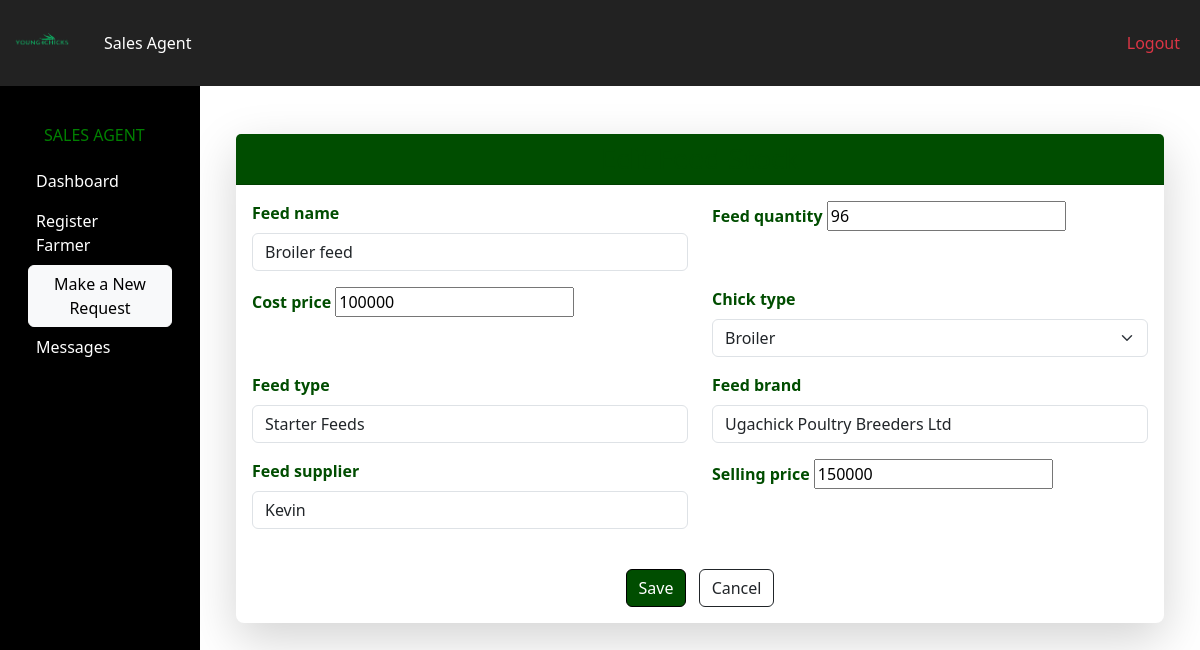
The app's page /manager/feedstock/edit/1/ (signed in) with its own data.
### pages/models.py (models this page shows, shortened)
class Feedstock(models.Model):
    FEED_TYPES = [
        ('Starter Feeds', 'Starter Feeds'),
        ('Grower Feeds', 'Grower Feeds'),
    ]
    FEED_BRAND = [
        ('Unga Millers (U) Ltd', 'Unga Millers (U) Ltd'),
        ('Ugachick Poultry Breeders Ltd', 'Ugachick Poultry Breeders Ltd'),
        ('Kaffiika Animal Feeds', 'Kaffiika Animal Feeds'),
        ('Biyinzika Poultry International Limited', 'Biyinzika Poultry International Limited'),
    ]
    feed_name = models.CharField(max_length=100)
    feed_quantity = models.PositiveIntegerField(default=0)
    cost_price = models.PositiveIntegerField()
    selling_price = models.PositiveIntegerField()
    chick_type = models.ForeignKey(ChickType, on_delete=models.SET_NULL, null=True)
    feed_type = models.CharField(max_length=50, choices=FEED_TYPES)
    feed_brand = models.CharField(max_length=100, choices=FEED_BRAND)
    feed_supplier = models.CharField(max_length=250)
    date_added = models.DateField(auto_now_add=True)

### pages/views.py (the view)
# urls.py: path('manager/feedstock/edit/<int:id>/', views.edit_feed_stock, name='edit_feed_stock'),
@login_required
def edit_feed_stock(request, id):
    feed = get_object_or_404(Feedstock, pk=id)
    if request.method == "POST":
        form = FeedstockForm(request.POST, instance=feed)
        if form.is_valid():
            form.save()
            messages.success(request, "Feed stock updated successfully.")
            return redirect('feedstock_list')
    else:
        form = FeedstockForm(instance=feed)
    return render(request, "pages/feedstock_form.html", {"form": form, "update": True})

### pages/forms.py
class FeedstockForm(forms.ModelForm):
    class Meta:
        model = Feedstock
        fields = [
            'feed_name', 'feed_quantity', 'cost_price',
            'chick_type', 'feed_type', 'feed_brand', 'feed_supplier',
            'selling_price'
        ]
        widgets = {
            'feed_quantity': forms.NumberInput(attrs={'min': 0}),
            'cost_price': forms.NumberInput(attrs={'min': 0}),
            'selling_price': forms.NumberInput(attrs={'min': 0}),
            'feed_name': forms.TextInput(attrs={'class': 'form-control'}),
            'feed_type': forms.Select(attrs={'class': 'form-control'}),
            'feed_brand': forms.Select(attrs={'class': 'form-control'}),
            'feed_supplier': forms.TextInput(attrs={'class': 'form-control'}),
            'chick_type': forms.Select(attrs={'class': 'form-select'}),
        }

### pages/models.py (called while the page is built)
    def __str__(self):
        return self.get_name_display()

### pages/templates/pages/feedstock_form.html (shortened to what this page needs)
{% extends "pages/base.html" %}
{% block content %}
<div class="container mt-5">
  <div class="card shadow-lg border-0 rounded-3">
    <div class="card-header text-center" style="background-color: #004d00; color: white;">
      <h3 class="mb-0">{% if update %}Edit Feed Stock{% else %}Add Feed Stock{% endif %}</h3>
    </div>
    <div class="card-body">
      <form method="POST">
        <div class="row">
          {% for field in form %}
            <div class="col-md-6 mb-3">
              <label for="{{ field.id_for_label }}" class="form-label" style="color: #004d00; font-weight: bold;">
                {{ field.label }}
              </label>
              {{ field }}
            </div>
          {% endfor %}
        </div>
        <div class="text-center mt-4">
          <button type="submit" class="btn" style="background-color: #004d00; color: white; border-color: black;">
            Save
          </button>
          <a href="{% url 'feedstock_list' %}" class="btn btn-outline-dark ms-2">Cancel</a>
        </div>
      </form>
    </div>
  </div>
</div>
{% endblock %}

### static/style.css (style rules this page uses)
:root { --color-black: #000000; --color-white: #ffffff; --color-green: #004d00; }
body { background-color: var(--color-white); color: var(--color-black); font-family: 'Segoe UI', Tahoma, Geneva, Verdana, sans-serif; }
.card { border: 2px solid var(--color-green); color: var(--color-black); }
.card-header, .card-title { color: var(--color-green); }
h1, h2, h3, h4, h5, h6 { color: var(--color-green); }

### pages/templates/pages/base.html (style rules this page uses)
.card { border-radius: 0.5rem; }

### records on screen
Feedstock: form "Broiler feed" "96" "100000" "Broiler" "Starter Feeds" "Ugachick Poultry Breeders Ltd" "Kevin" "150000"

### other values on screen
{{ field.label }} "Feed name" "Feed quantity" "Cost price" "Chick type" "Feed type" "Feed brand" "Feed supplier" "Selling price"
